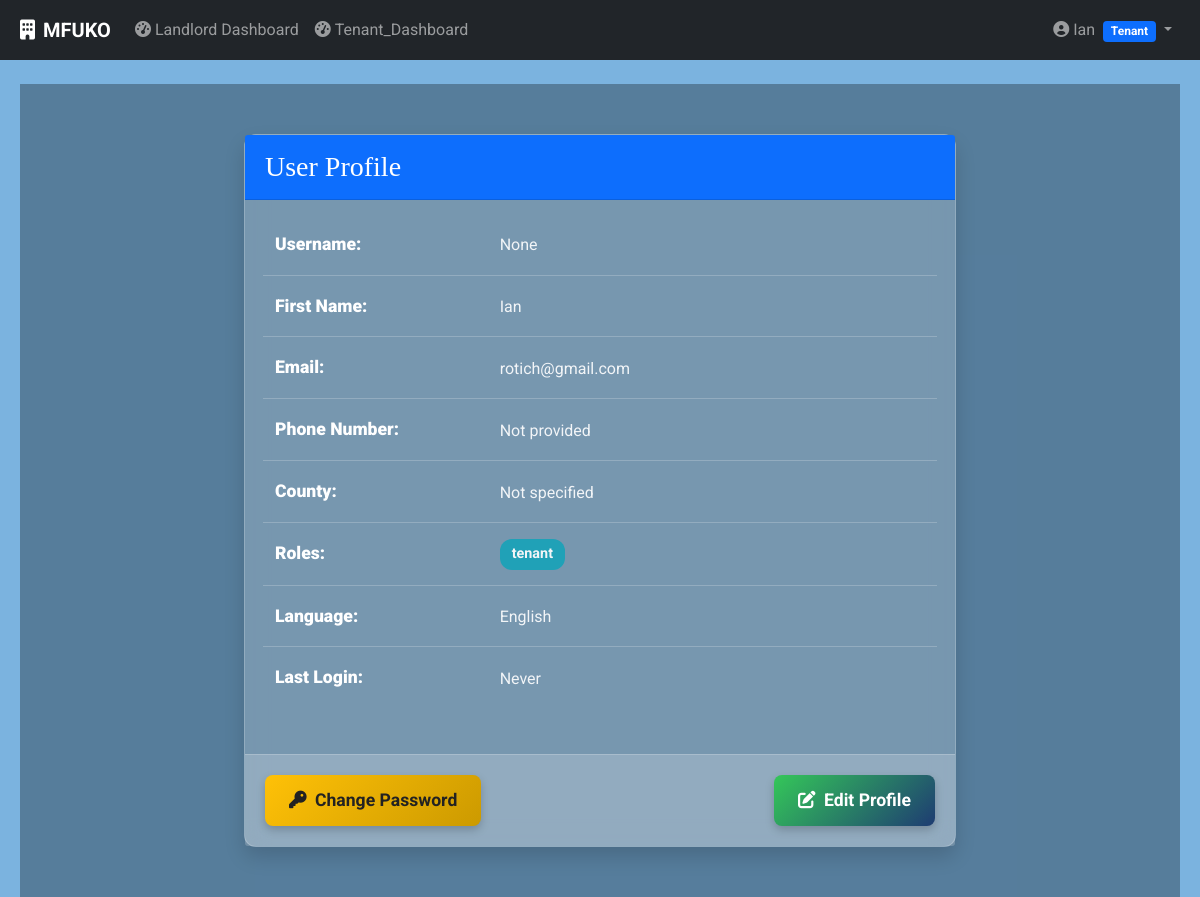
The page /profile (signed in) on the database its author committed.
### app/models.py (models this page shows, shortened)
class User(db.Model, UserMixin):
    __tablename__ = 'user'
    id = db.Column(db.Integer, primary_key=True)
    username = db.Column(db.String(255), unique=True, nullable=True)
    email = db.Column(db.String(120), unique=True, nullable=False)
    password = db.Column(db.String(255), nullable=False)
    active = db.Column(db.Boolean(), default=True)
    fs_uniquifier = db.Column(db.String(64), unique=True, nullable=False)
    confirmed_at = db.Column(db.DateTime)
    last_login_at = db.Column(db.DateTime)
    current_login_at = db.Column(db.DateTime)
    last_login_ip = db.Column(db.String(100))
    current_login_ip = db.Column(db.String(100))
    login_count = db.Column(db.Integer)
    first_name = db.Column(db.String(100))
    last_name = db.Column(db.String(100))
    us_phone_number = db.Column(db.String(20))
    county_id = db.Column(db.Integer, db.ForeignKey('county.id', ondelete='SET NULL'), nullable=True)
    county = db.relationship('County', backref='users')
    language = db.Column(db.String(10), default='en')
    notification_preferences = db.Column(db.Text, default='{}')
    roles = db.relationship('Role', secondary='roles_users', backref=db.backref('users', lazy='dynamic'))
    properties = db.relationship('Property', backref='landlord', lazy=True)
    tenant_profile = db.relationship('Tenant', uselist=False, backref='user', cascade="all, delete-orphan")
    payments_made = db.relationship('Payment', backref='payer', lazy=True)
    audit_logs = db.relationship('AuditLog', backref='user', lazy=True)
    @property
    def prefs(self):
        try:
            return json.loads(self.notification_preferences) if self.notification_preferences else {}
        except json.JSONDecodeError:
            return {}

class Role(db.Model):
    __tablename__ = 'role'
    id = db.Column(db.Integer, primary_key=True)
    name = db.Column(db.String(50), unique=True, nullable=False)
    description = db.Column(db.String(255))

### app/routes.py (the view)
@main.route('/profile')
@login_required
def profile():
    return render_template('security/profile.html', user=current_user)

### app/templates/security/profile.html (shortened to what this page needs)
{% extends "base.html" %}
{% block content %}
<!DOCTYPE html>
<html lang="en">
<head>
    <link href="https://cdn.jsdelivr.net/npm/bootstrap@5.1.3/dist/css/bootstrap.min.css" rel="stylesheet">
    <link rel="stylesheet" href="https://cdnjs.cloudflare.com/ajax/libs/animate.css/4.1.1/animate.min.css">
    <link rel="stylesheet" href="https://unpkg.com/aos@2.3.1/dist/aos.css">
    <link rel="stylesheet" href="https://cdnjs.cloudflare.com/ajax/libs/font-awesome/6.0.0-beta3/css/all.min.css" />
</head>
<body data-aos-easing="ease" data-aos-duration="1200" data-aos-delay="0">
    <div class="profile-wrapper jarallax" data-jarallax data-speed="0.8">
        <div class="overlay-lighter"></div>
        <div class="container">
            <div class="row justify-content-center">
                <div class="col-md-8" data-aos="fade-up">
                    <div class="card bg-glass">
                        <div class="card-header bg-primary text-white">
                            <h3 class="mb-0">{{ _('User Profile') }}</h3>
                        </div>
                        <div class="card-body">
                            <div class="row mb-3">
                                <div class="col-md-4"><strong>{{ _('Username') }}:</strong></div>
                                <div class="col-md-8">{{ user.username }}</div>
                            </div>
                            <div class="row mb-3">
                                <div class="col-md-4"><strong>{{ _('First Name') }}:</strong></div>
                                <div class="col-md-8">{{ user.first_name or _('Not provided') }}</div>
                            </div>
                            <div class="row mb-3">
                                <div class="col-md-4"><strong>{{ _('Email') }}:</strong></div>
                                <div class="col-md-8">{{ user.email }}</div>
                            </div>
                            <div class="row mb-3">
                                <div class="col-md-4"><strong>{{ _('Phone Number') }}:</strong></div>
                                <div class="col-md-8">{{ user.phone_number or _('Not provided') }}</div>
                            </div>
                            <div class="row mb-3">
                                <div class="col-md-4"><strong>{{ _('County') }}:</strong></div>
                                <div class="col-md-8">{{ user.county.name if user.county else _('Not specified') }}</div>
                            </div>
                            <div class="row mb-3">
                                <div class="col-md-4"><strong>{{ _('Roles') }}:</strong></div>
                                <div class="col-md-8">
                                    {% if user.roles %}
                                        {% for role in user.roles %}
                                            <span class="badge bg-info me-1">{{ role.name }}</span>
                                        {% endfor %}
                                    {% else %}
                                        {{ _('No roles') }}
                                    {% endif %}
                                </div>
                            </div>
                            <div class="row mb-3">
                                <div class="col-md-4"><strong>{{ _('Language') }}:</strong></div>
                                <div class="col-md-8">
                                    {% if user.language == 'en' %}
                                        {{ _('English') }}
                                    {% elif user.language == 'sw' %}
                                        {{ _('Swahili') }}
                                    {% else %}
                                        {{ _('Not set') }}
                                    {% endif %}
                                </div>
                            </div>
                            <div class="row mb-3">
                                <div class="col-md-4"><strong>{{ _('Last Login') }}:</strong></div>
                                <div class="col-md-8">
                                    {{ user.current_login_at.strftime('%Y-%m-%d %H:%M:%S') if user.current_login_at else _('Never') }}
                                </div>
                            </div>
                        </div>
                        <div class="card-footer d-flex justify-content-between">
                            <a href="{{ url_for('main.forgot_password') }}" class="btn btn-warning bubble-effect">
                                <i class="fas fa-key me-1"></i> {{ _('Change Password') }}
                            </a>
                            <a href="{{ url_for('main.edit_profile') }}" class="btn btn-primary bubble-effect">
                                <i class="fas fa-edit me-1"></i> {{ _('Edit Profile') }}
                            </a>
                        </div>
                    </div>
                </div>
            </div>
        </div>
    </div>
</body>
</html>
{% endblock %}

### app/templates/base.html (shortened to what this page needs)
<!DOCTYPE html>
<html lang="en">
<head>
    <link href="https://cdn.jsdelivr.net/npm/bootstrap@5.3.2/dist/css/bootstrap.min.css" rel="stylesheet">
    <link rel="stylesheet" href="{{ url_for('static', filename='css/fontawesome/all.min.css') }}">
</head>
<body>
    <nav class="navbar navbar-expand-lg navbar-dark bg-dark">
        <div class="container">
            <a class="navbar-brand" href="{{ url_for('main.index') }}">
                <i class="fas fa-building me-2"></i>MFUKO
            </a>
            {% if current_user.is_authenticated %}
            <div class="collapse navbar-collapse" id="navbarNav">
                <ul class="navbar-nav me-auto">
                    <li class="nav-item">
                        <a class="nav-link" href="{{ url_for('main.landlord_dashboard') }}">
                            <i class="fas fa-tachometer-alt me-1"></i>Landlord Dashboard
                        </a>
                    </li>
                    <li class="nav-item">
                        <a class="nav-link" href="{{ url_for('main.tenant_dashboard') }}">
                            <i class="fas fa-tachometer-alt me-1"></i>Tenant_Dashboard
                        </a>
                    </li>
                </ul>
                <ul class="navbar-nav">
                    <li class="nav-item dropdown">
                        <a class="nav-link dropdown-toggle" href="#" id="userDropdown" role="button" data-bs-toggle="dropdown">
                            <i class="fas fa-user-circle me-1"></i>{{ current_user.first_name }}
                            {% for role in current_user.roles %}
                            <span class="badge bg-primary role-badge ms-1">{{ role.name.replace('_', ' ').title() }}</span>
                            {% endfor %}
                        </a>
                    </li>
                </ul>
            </div>
            {% else %}
            <div class="d-flex">
                <a href="{{ url_for('main.login') }}" class="btn btn-info me-2">Login</a>
                <a href="{{ url_for('main.register') }}" class="btn btn-primary">Register</a>
            </div>
            {% endif %}
        </div>
    </nav>
    <main class="container mt-4">
        {% block content %}{% endblock %}
    </main>
</body>
</html>

### app/templates/base.html (style rules this page uses)
:root { --primary-color: #2c5aa0; --secondary-color: #f8f9fa; --success-color: #28a745; --danger-color: #dc3545; --warning-color: #ffc107; --info-color: #17a2b8; --dark-color: #343a40; }
body { background: linear-gradient(135deg, #0e0f0f 0%, #27090f 100%); min-height: 100vh; font-family: 'Segoe UI', Tahoma, Geneva, Verdana, sans-serif; color: #1a0202; }
.navbar-brand { font-weight: bold; }
.role-badge { font-size: 0.8em; padding: 0.25rem 0.5rem; }
.btn { padding: 0.75rem 2rem; font-weight: 500; border-radius: 8px; transition: all 0.3s ease; position: relative; overflow: hidden; z-index: 1; }
.btn-primary { background: linear-gradient(135deg, var(--primary-color) 0%, #1e3c72 100%); border: none; color: white; box-shadow: 0 4px 10px rgba(0, 0, 0, 0.2); }
.btn-warning { background: linear-gradient(135deg, var(--warning-color) 0%, #cc9a00 100%); border: none; color: #333; box-shadow: 0 4px 10px rgba(0, 0, 0, 0.2); }
.btn.bubble-effect::before { content: ''; position: absolute; top: 50%; left: 50%; width: 0; height: 0; background: rgba(255, 255, 255, 0.15); border-radius: 50%; opacity: 0; transform: translate(-50%, -50%); transition: width 0.4s ease-out, height 0.4s ease-out, opacity 0.4s ease-out; z-index: 0; }
.btn.bubble-effect span, .btn.bubble-effect i { position: relative; z-index: 2; }

### rows shown on the page
User: first_name "Ian", username "None", email "rotich@gmail.com", current_login_at "Never"
Role: name.replace "Tenant", name "tenant"

### other values the page prints
{{ user.phone_number or _('Not provided') }} "Not provided"
{{ user.county.name if user.county else _('Not specified') }} "Not specified"
